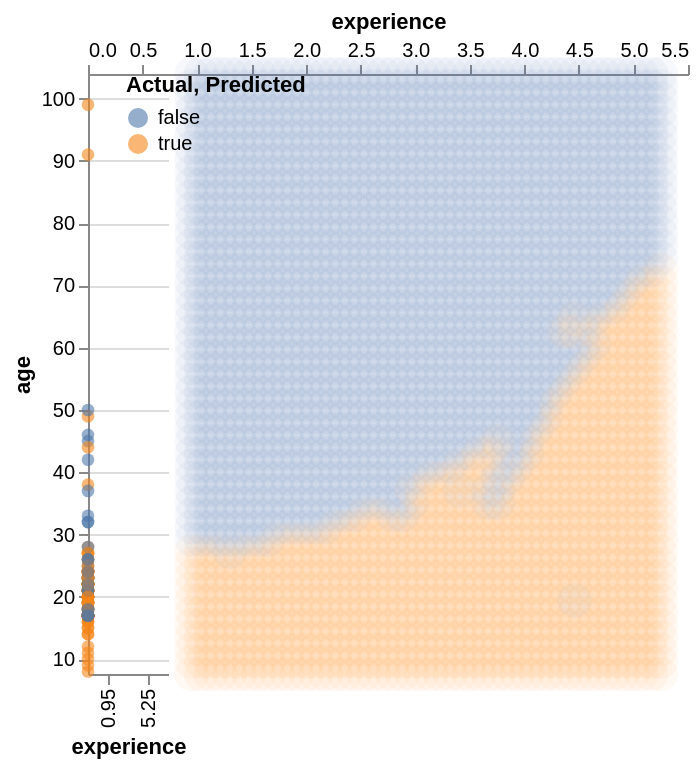

The cell this chart's notebook holds for it:
### Code cell
#evaluate model
# 1. Create the grid of feature values
experience_grid = np.linspace(
    players_wrangled["experience"].min() * 0.95,
    players_wrangled["experience"].max() * 1.05,
    50
)

age_grid = np.linspace(
    players_wrangled["age"].min() * 0.95,
    players_wrangled["age"].max() * 1.05,
    50
)

grid = np.array(np.meshgrid(experience_grid, age_grid)).reshape(2, -1).T
grid = pd.DataFrame(grid, columns=["experience", "age"])


# 2. Predict at the grid points
knnPredGrid = knn_pipeline.predict(grid) #check this

# 3. Bind predictions to the grid
prediction_table = grid.copy()
prediction_table["predicted"] = knnPredGrid


# 4. Plot original data
unscaled_plot = alt.Chart(players_messy).mark_point(
    opacity=0.6,
    filled=True,
    size=40
).encode(
    x=alt.X(
        "experience",
        scale=alt.Scale(
            nice=False,
            domain=[
                players_wrangled["experience"].min() * 0.95,
                players_wrangled["experience"].max() * 1.05
            ]
        )
    ),
    y=alt.Y(
        "age",
        scale=alt.Scale(
            nice=False,
            domain=[
                players_wrangled["age"].min() * 0.95,
                players_wrangled["age"].max() * 1.05
            ]
        )
    ),
    color=alt.Color("subscribe:N", title="Actual")
)


# 5. Plot prediction background
prediction_plot = alt.Chart(prediction_table).mark_point(
    opacity=0.05,
    filled=True,
    size=300
).encode(
    x="experience",
    y="age",
    color=alt.Color("predicted:N", title="Predicted")
)


# 6. Combine plots
unscaled_plot + prediction_plot

### Figure 1 — Vega-Lite specification as saved in the notebook (floating-point values rounded to 4 significant figures; data arrays with more than 128 entries replaced by an {"elided": "..."} marker saying what was removed)
{"config": {"view": {"continuousWidth": 300, "continuousHeight": 300}}, "layer": [{"data": {"name": "data-ce4363b1cc149d2771de4f7f6f9a7330"}, "mark": {"type": "point", "filled": true, "opacity": 0.6, "size": 40}, "encoding": {"color": {"field": "subscribe", "title": "Actual", "type": "nominal"}, "x": {"field": "experience", "scale": {"domain": [0.95, 5.25], "nice": false}, "type": "nominal"}, "y": {"field": "age", "scale": {"domain": [7.6, 104.0], "nice": false}, "type": "quantitative"}}}, {"data": {"name": "data-b780e4ef7be68219e699ff7210406f41"}, "mark": {"type": "point", "filled": true, "opacity": 0.05, "size": 300}, "encoding": {"color": {"field": "predicted", "title": "Predicted", "type": "nominal"}, "x": {"field": "experience", "type": "quantitative"}, "y": {"field": "age", "type": "quantitative"}}}], "$schema": "https://vega.github.io/schema/vega-lite/v5.20.1.json", "datasets": {"data-ce4363b1cc149d2771de4f7f6f9a7330": {"elided": "196 records"}, "data-b780e4ef7be68219e699ff7210406f41": {"elided": "2500 records"}}}
